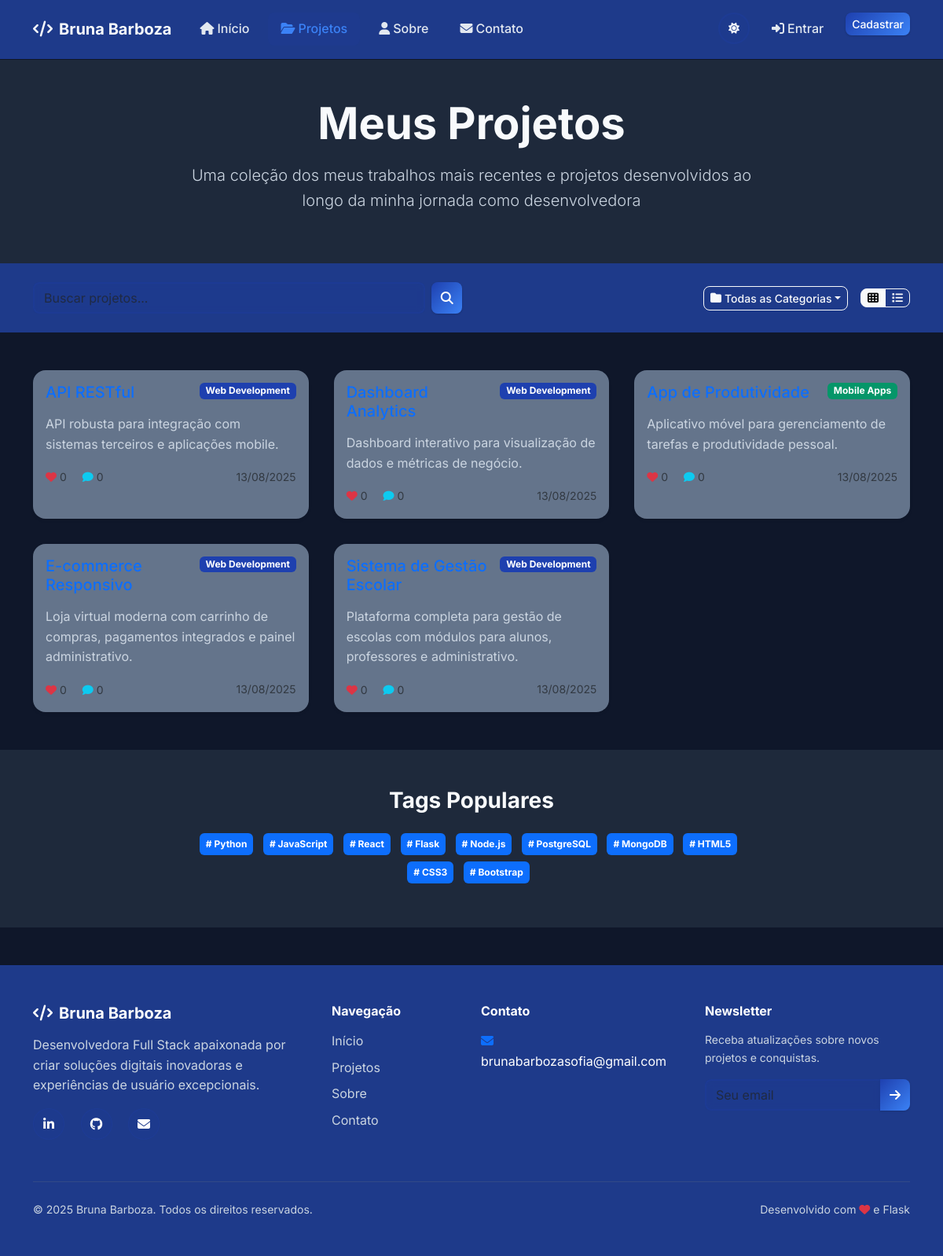
Page /projects on the earlier database version.
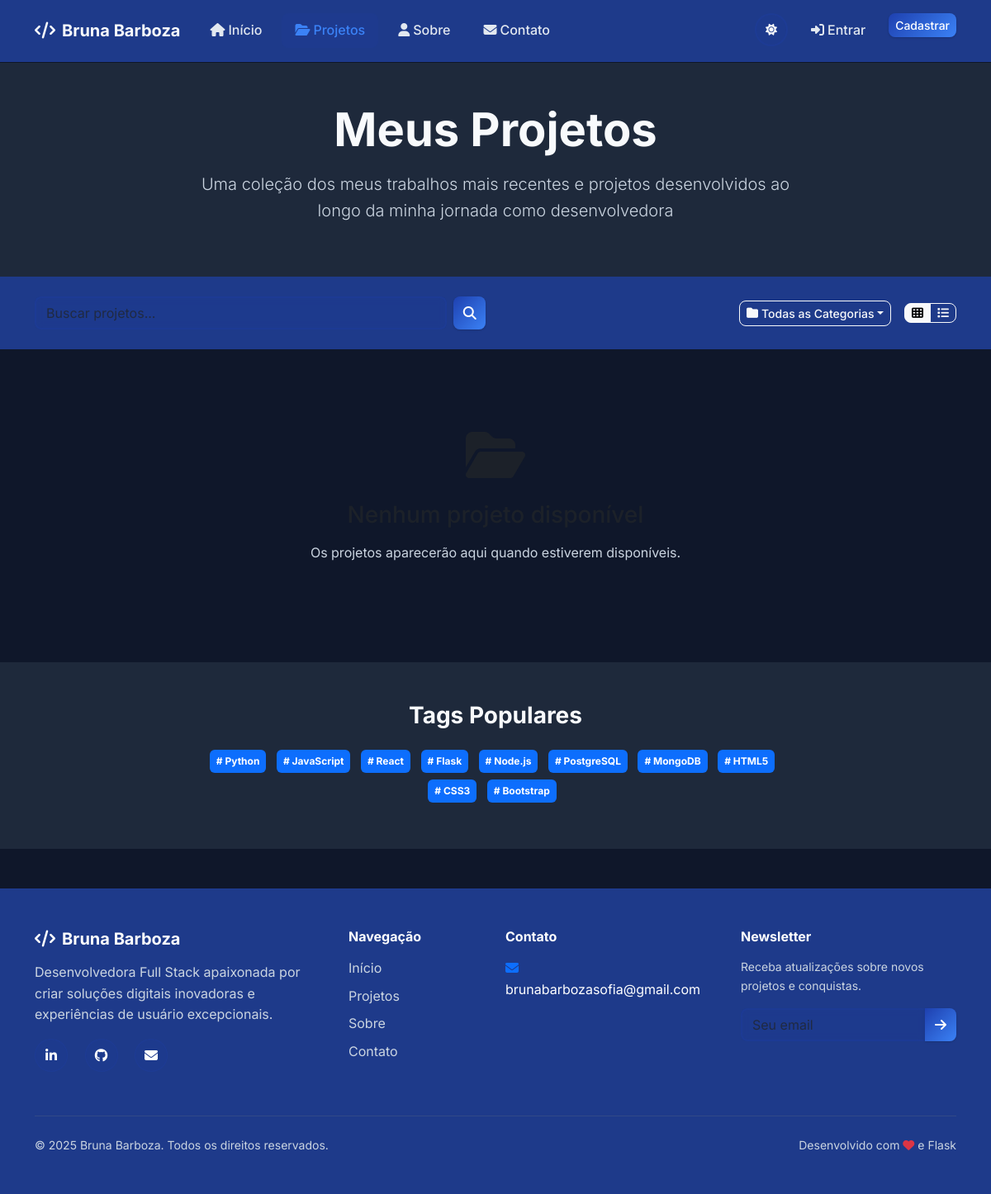
Same page on the later database version.
### models.py (models this page shows, shortened)
class Project(db.Model):
    __tablename__ = 'projects'
    id = db.Column(db.Integer, primary_key=True)
    title = db.Column(db.String(200), nullable=False)
    description = db.Column(db.Text, nullable=False)
    content = db.Column(db.Text)
    image_url = db.Column(db.String(300))
    video_url = db.Column(db.String(300))
    project_url = db.Column(db.String(300))
    github_url = db.Column(db.String(300))
    is_published = db.Column(db.Boolean, default=False)
    is_featured = db.Column(db.Boolean, default=False)
    created_at = db.Column(db.DateTime, default=datetime.utcnow)
    updated_at = db.Column(db.DateTime, default=datetime.utcnow, onupdate=datetime.utcnow)
    category_id = db.Column(db.Integer, db.ForeignKey('categories.id'))
    tags = db.relationship('Tag', secondary=project_tags, lazy='subquery',
                          backref=db.backref('projects', lazy=True))
    comments = db.relationship('Comment', backref='project', lazy=True, cascade='all, delete-orphan')
    likes = db.relationship('Like', backref='project', lazy=True, cascade='all, delete-orphan')
    @property
    def likes_count(self):
        return len(self.likes)
    @property
    def comments_count(self):
        return len(self.comments)

class Category(db.Model):
    __tablename__ = 'categories'
    id = db.Column(db.Integer, primary_key=True)
    name = db.Column(db.String(50), unique=True, nullable=False)
    description = db.Column(db.String(200))
    color = db.Column(db.String(7), default='#1e40af')  # Default dark blue
    projects = db.relationship('Project', backref='category', lazy=True)

class Tag(db.Model):
    __tablename__ = 'tags'
    id = db.Column(db.Integer, primary_key=True)
    name = db.Column(db.String(30), unique=True, nullable=False)

### routes.py (the view)
@main_bp.route('/projects')
def projects():
    page = request.args.get('page', 1, type=int)
    category_id = request.args.get('category', type=int)
    tag = request.args.get('tag')
    search = request.args.get('search', '')
    query = Project.query.filter_by(is_published=True)
    if category_id:
        query = query.filter_by(category_id=category_id)
    if tag:
        query = query.join(project_tags).join(Tag).filter(Tag.name == tag)
    if search:
        query = query.filter(or_(
            Project.title.contains(search),
            Project.description.contains(search)
        ))
    query = query.order_by(desc(Project.created_at))
    projects_pagination = query.paginate(
        page=page, per_page=9, error_out=False
    )
    categories = Category.query.all()
    tags = Tag.query.all()
    return render_template('projects.html',
                         projects=projects_pagination.items,
                         pagination=projects_pagination,
                         categories=categories,
                         tags=tags,
                         current_category=category_id,
                         current_tag=tag,
                         search_query=search)

### templates/projects.html (shortened to what this page needs)
{% extends "base.html" %}
{% block content %}
<section class="projects-hero py-5 bg-dark-secondary">
    <div class="container">
        <div class="row">
            <div class="col-lg-8 mx-auto text-center">
                <h1 class="display-4 fw-bold mb-3">Meus Projetos</h1>
                <p class="lead text-light-gray">
                    Uma coleção dos meus trabalhos mais recentes e projetos desenvolvidos
                    ao longo da minha jornada como desenvolvedora
                </p>
            </div>
        </div>
    </div>
</section>
<section class="filters-section py-4 bg-primary-dark sticky-top">
    <div class="container">
        <div class="row align-items-center">
            <div class="col-lg-6">
                <form method="GET" class="search-form d-flex" id="searchForm">
                    <input type="text" name="search" class="form-control me-2"
                           placeholder="Buscar projetos..." value="{{ search_query }}">
                    <button type="submit" class="btn btn-primary">
                        <i class="fas fa-search"></i>
                    </button>
                </form>
            </div>
            <div class="col-lg-6">
                <div class="filter-options d-flex justify-content-end align-items-center">
                    <div class="dropdown me-3">
                        <button class="btn btn-outline-light dropdown-toggle btn-sm" type="button"
                                data-bs-toggle="dropdown">
                            <i class="fas fa-folder me-1"></i>
                            {% if current_category %}
                                {% for cat in categories if cat.id == current_category %}{{ cat.name }}{% endfor %}
                            {% else %}
                                Todas as Categorias
                            {% endif %}
                        </button>
                    </div>
                    <div class="view-toggle btn-group btn-group-sm" role="group">
                        <button type="button" class="btn btn-outline-light active" id="gridView">
                            <i class="fas fa-th"></i>
                        </button>
                        <button type="button" class="btn btn-outline-light" id="listView">
                            <i class="fas fa-list"></i>
                        </button>
                    </div>
                </div>
            </div>
        </div>
    </div>
</section>
<section class="projects-grid-section py-5">
    <div class="container">
        {% if projects %}
        <div class="projects-grid" id="projectsGrid">
            {% for project in projects %}
            <div class="project-card card h-100 border-0 shadow-sm" data-aos="fade-up" data-aos-delay="{{ loop.index0 * 100 }}">
                <div class="card-body">
                    <div class="d-flex justify-content-between align-items-start mb-2">
                        <h5 class="card-title">
                            <a href="{{ url_for('main.project_detail', id=project.id) }}"
                               class="text-decoration-none">{{ project.title }}</a>
                        </h5>
                        {% if project.category %}
                        <span class="badge" style="background-color: {{ project.category.color }}">
                            {{ project.category.name }}
                        </span>
                        {% endif %}
                    </div>
                    <p class="card-text text-light-gray">{{ project.description|truncate(120) }}</p>
                    <div class="project-footer d-flex justify-content-between align-items-center">
                        <div class="project-stats">
                            <small class="text-muted me-3">
                                <i class="fas fa-heart text-danger me-1"></i>{{ project.likes_count }}
                            </small>
                            <small class="text-muted">
                                <i class="fas fa-comment text-info me-1"></i>{{ project.comments_count }}
                            </small>
                        </div>
                        <small class="text-muted">{{ project.created_at|format_date }}</small>
                    </div>
                </div>
            </div>
            {% endfor %}
        </div>
        {% else %}
        <div class="empty-state text-center py-5">
            <i class="fas fa-folder-open fa-4x text-muted mb-4"></i>
            <h3 class="text-muted mb-3">
            </h3>
            <p class="text-light-gray mb-4">
                {% if search_query %}
                Não encontramos projetos com o termo "{{ search_query }}". Tente uma busca diferente.
                {% else %}
                Os projetos aparecerão aqui quando estiverem disponíveis.
                {% endif %}
            </p>
        </div>
        {% endif %}
    </div>
</section>
{% if tags %}
<section class="tags-section py-5 bg-dark-secondary">
    <div class="container">
        <div class="row">
            <div class="col-lg-8 mx-auto text-center">
                <h3 class="fw-bold mb-4">Tags Populares</h3>
                <div class="tags-cloud">
                    {% for tag in tags %}
                    <a href="{{ url_for('main.projects', tag=tag.name) }}"
                       class="badge bg-primary me-2 mb-2 p-2 text-decoration-none tag-cloud-item">
                        # {{ tag.name }}
                    </a>
                    {% endfor %}
                </div>
            </div>
        </div>
    </div>
</section>
{% endif %}
{% endblock %}

### templates/base.html (shortened to what this page needs)
<!DOCTYPE html>
<html lang="pt-BR" data-theme="dark">
<head>
    <link href="https://cdn.jsdelivr.net/npm/bootstrap@5.3.2/dist/css/bootstrap.min.css" rel="stylesheet">
    <link href="https://cdnjs.cloudflare.com/ajax/libs/font-awesome/6.5.0/css/all.min.css" rel="stylesheet">
    <link href="{{ url_for('static', filename='css/style.css') }}" rel="stylesheet">
</head>
<body>
    <nav class="navbar navbar-expand-lg navbar-dark bg-primary-dark fixed-top">
        <div class="container">
            <a class="navbar-brand fw-bold" href="{{ url_for('main.index') }}">
                <i class="fas fa-code me-2"></i>Bruna Barboza
            </a>
            <div class="collapse navbar-collapse" id="navbarNav">
                <ul class="navbar-nav me-auto">
                    <li class="nav-item">
                        <a class="nav-link" href="{{ url_for('main.index') }}">
                            <i class="fas fa-home me-1"></i>Início
                        </a>
                    </li>
                    <li class="nav-item">
                        <a class="nav-link" href="{{ url_for('main.projects') }}">
                            <i class="fas fa-folder-open me-1"></i>Projetos
                        </a>
                    </li>
                    <li class="nav-item">
                        <a class="nav-link" href="{{ url_for('main.about') }}">
                            <i class="fas fa-user me-1"></i>Sobre
                        </a>
                    </li>
                    <li class="nav-item">
                        <a class="nav-link" href="{{ url_for('main.contact') }}">
                            <i class="fas fa-envelope me-1"></i>Contato
                        </a>
                    </li>
                </ul>
                <ul class="navbar-nav">
                    <li class="nav-item">
                        <button class="btn btn-outline-light btn-sm me-2" id="theme-toggle" title="Alternar tema">
                            <i class="fas fa-moon" id="theme-icon"></i>
                        </button>
                    </li>
                    {% if current_user.is_authenticated %}
                    <li class="nav-item dropdown">
                        <a class="nav-link dropdown-toggle d-flex align-items-center" href="#" role="button" data-bs-toggle="dropdown">
                            {% if current_user.profile_image %}
                            <img src="{{ url_for('main.uploaded_file', filename=current_user.profile_image) }}"
                                 class="rounded-circle me-2" width="24" height="24" alt="Perfil">
                            {% else %}
                            <i class="fas fa-user-circle me-2"></i>
                            {% endif %}
                            {{ current_user.name.split()[0] }}
                        </a>
                        <ul class="dropdown-menu dropdown-menu-end">
                            <li><a class="dropdown-item" href="{{ url_for('main.profile') }}">
                                <i class="fas fa-user me-2"></i>Meu Perfil
                            </a></li>
                            <li><hr class="dropdown-divider"></li>
                            <li><a class="dropdown-item" href="{{ url_for('auth.logout') }}">
                                <i class="fas fa-sign-out-alt me-2"></i>Sair
                            </a></li>
                        </ul>
                    </li>
                    {% else %}
                    <li class="nav-item">
                        <a class="nav-link" href="{{ url_for('auth.login') }}">
                            <i class="fas fa-sign-in-alt me-1"></i>Entrar
                        </a>
                    </li>
                    <li class="nav-item">
                        <a class="btn btn-primary btn-sm ms-2" href="{{ url_for('auth.register') }}">
                            Cadastrar
                        </a>
                    </li>
                    {% endif %}
                </ul>
            </div>
        </div>
    </nav>
    <main class="main-content">
        {% block content %}{% endblock %}
    </main>
    <footer class="bg-primary-dark text-white py-5 mt-5">
        <div class="container">
            <div class="row">
                <div class="col-lg-4 mb-4">
                    <h5 class="fw-bold mb-3">
                        <i class="fas fa-code me-2"></i>Bruna Barboza
                    </h5>
                    <p class="text-light-gray">
                        Desenvolvedora Full Stack apaixonada por criar soluções digitais inovadoras
                        e experiências de usuário excepcionais.
                    </p>
                    <div class="social-links">
                        <a href="https://linkedin.com/in/brunabarboza" target="_blank" class="text-white me-3" title="LinkedIn">
                            <i class="fab fa-linkedin-in"></i>
                        </a>
                        <a href="https://github.com/brubsb" target="_blank" class="text-white me-3" title="GitHub">
                            <i class="fab fa-github"></i>
                        </a>
                        <a href="mailto:brunabarbozasofia@gmail.com" class="text-white me-3" title="Email">
                            <i class="fas fa-envelope"></i>
                        </a>
                    </div>
                </div>
                <div class="col-lg-2 col-md-6 mb-4">
                    <h6 class="fw-bold mb-3">Navegação</h6>
                    <ul class="list-unstyled">
                        <li class="mb-2"><a href="{{ url_for('main.index') }}" class="text-light-gray text-decoration-none">Início</a></li>
                        <li class="mb-2"><a href="{{ url_for('main.projects') }}" class="text-light-gray text-decoration-none">Projetos</a></li>
                        <li class="mb-2"><a href="{{ url_for('main.about') }}" class="text-light-gray text-decoration-none">Sobre</a></li>
                        <li class="mb-2"><a href="{{ url_for('main.contact') }}" class="text-light-gray text-decoration-none">Contato</a></li>
                    </ul>
                </div>
                <div class="col-lg-3 col-md-6 mb-4">
                    <h6 class="fw-bold mb-3">Contato</h6>
                    <ul class="list-unstyled">
                        <li class="mb-2">
                            <i class="fas fa-envelope me-2 text-primary"></i>
                            brunabarbozasofia@gmail.com
                        </li>
                    </ul>
                </div>
                <div class="col-lg-3 mb-4">
                    <h6 class="fw-bold mb-3">Newsletter</h6>
                    <p class="text-light-gray small">
                        Receba atualizações sobre novos projetos e conquistas.
                    </p>
                    <form class="newsletter-form">
                        <div class="input-group">
                            <input type="email" class="form-control" placeholder="Seu email">
                            <button class="btn btn-primary" type="submit">
                                <i class="fas fa-arrow-right"></i>
                            </button>
                        </div>
                    </form>
                </div>
            </div>
            <hr class="my-4 border-secondary">
            <div class="row align-items-center">
                <div class="col-md-6">
                    <p class="mb-0 text-light-gray small">
                        © {{ current_year }} Bruna Barboza. Todos os direitos reservados.
                    </p>
                </div>
                <div class="col-md-6 text-md-end">
                    <p class="mb-0 text-light-gray small">
                        Desenvolvido com <i class="fas fa-heart text-danger"></i> e Flask
                    </p>
                </div>
            </div>
        </div>
    </footer>
</body>
</html>

Differences in the rows shown:
removed Project: category.name "Web Development", description "API robusta para integração com sistemas terceiros e aplicações mobile.", likes_count "0", comments_count "0", created_at "13/08/2025"
removed Project: category.name "Web Development", description "Dashboard interativo para visualização de dados e métricas de negócio.", likes_count "0", comments_count "0", created_at "13/08/2025"
removed Project: category.name "Mobile Apps", description "Aplicativo móvel para gerenciamento de tarefas e produtividade pessoal.", likes_count "0", comments_count "0", created_at "13/08/2025"
removed Project: category.name "Web Development", description "Loja virtual moderna com carrinho de compras, pagamentos integrados e painel administrativo.", likes_count "0", comments_count "0", created_at "13/08/2025"
removed Project: category.name "Web Development", description "Plataforma completa para gestão de escolas com módulos para alunos, professores e administrativo.", likes_count "0", comments_count "0", created_at "13/08/2025"
Other differences:
text now shown: "Os projetos aparecerão aqui quando estiverem disponíveis."
